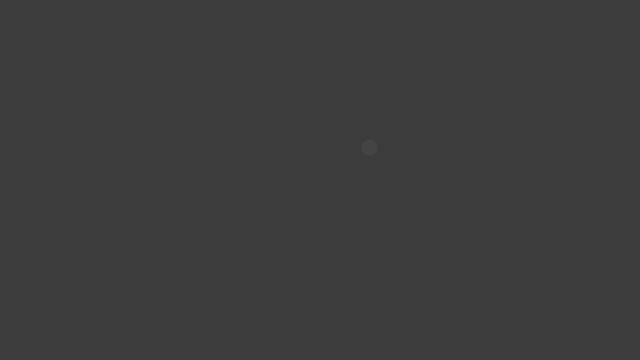
Frame 1 (no input)
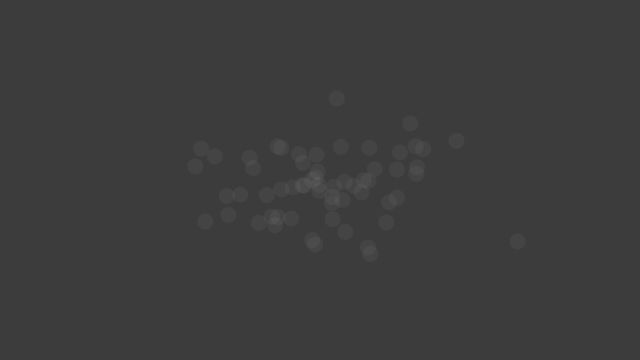
Frame 60 (the mouse pressed at the canvas centre just before this capture)
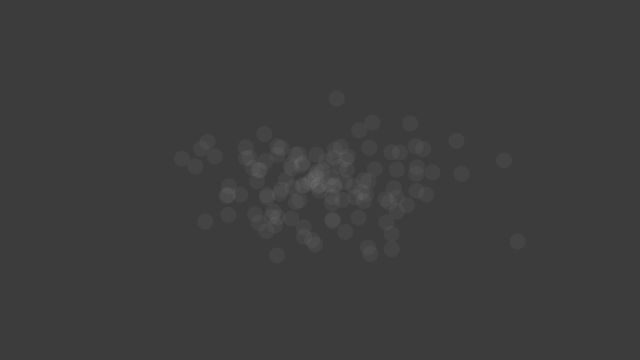
Frame 120 (the mouse held since frame 60 and released just before this capture)

The Processing sketch that drew these frames (run headless with seeded random() and noise(); from frame 60 on, the mouse is pressed at the canvas centre):

// Processing sketch: SpreadGaussiano
// ── SpreadGaussiano.pde
import java.util.*;

Random generatorx;
 Random generatory;
void setup() {
  size(640,360);
  background(60);
  generatorx = new Random();
  generatory = new Random();
  
}
void draw() {
  float numx = (float) generatorx.nextGaussian();
  float numy = (float) generatory.nextGaussian();
  //println(numx, " ", numy);
  float sdx = 60;
  float sdy = 32;
  float meanx = 320;
  float meany = 180;
  float x = sdx * numx + meanx;
  float y = sdy * numy + meany;
  
  noStroke();
  fill(255,10);
  ellipse(x,y,16,16);
}
